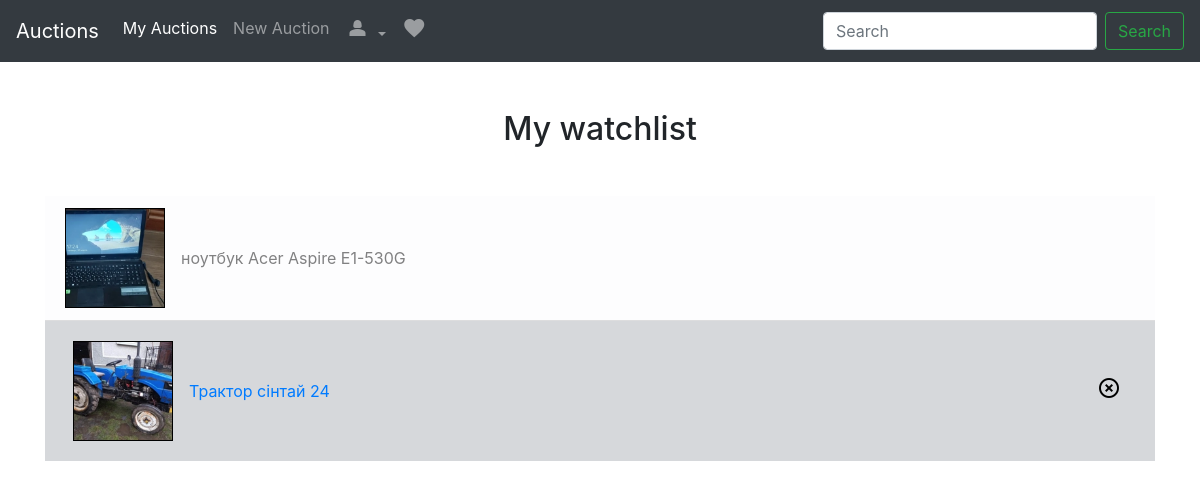
Screenshot of /watchlist (signed in) with the database file from the repository.
### auctions/models.py (models this page shows)
class Watchlist(models.Model):
    lot = models.ForeignKey(Lot, on_delete=models.CASCADE, related_name="watchlistlots")
    user = models.ForeignKey(User, on_delete=models.CASCADE, related_name="watchlistusers")
    class Meta:
        constraints = [
            models.UniqueConstraint(
                fields=["lot", "user"],
                name = "watch_item"
            )
        ]

class Lot(models.Model):
    name = models.CharField(max_length=64)
    description = models.CharField(max_length=1000)
    initial_rate = models.FloatField()
    category = models.ForeignKey(Category, on_delete=models.SET_DEFAULT, related_name="lotcategories", default=1)
    active = models.BooleanField(default=False)
    create_date = models.DateTimeField(auto_now_add=True)
    picture = models.ImageField(blank=True, upload_to=_content_file_name, default="no-image.jpg")
    author = models.ForeignKey(User, on_delete=models.CASCADE, related_name="lotusers")
    winner = models.IntegerField(default=0)

### auctions/views.py (the view)
# urls.py: path("watchlist", views.watchlist, name="watchlist"),
def watchlist(request):
    page = "auctions/login.html"
    if request.user.is_authenticated:
        watchlist = Watchlist.objects.select_related("lot").filter(user_id=request.user.id)
        page = "auctions/watchlist.html"
        return render(request, page, {
            "watchlist": watchlist,
            "base_url": settings.MEDIA_URL,
        })
    return HttpResponseRedirect("login")

### auctions/templates/auctions/watchlist.html (shortened to what this page needs)
{% extends "auctions/layout.html" %}
{% block body %}
  <div class="container">
        <div class="row">
            <div class="col my-5"><h2 class="text-center font-effect-neon">My watchlist</h2>
                <ul class="mt-5 list-group list-group-flush">
                    {% for item in watchlist %}
                        {% if item.lot.winner == user.id %}
                            <li class="list-group-item  list-group-item-success">
                                <a class="d-flex" href="{% url 'lot' item.lot_id %}">
                                    <div class="lot-pic-small mr-3"><img src="{{base_url}}{{item.lot.picture}}" alt="{{item.lot.name}}"></div>
                                    <div class="align-self-center">{{item.lot.name}}</div>
                                </a>
                            </li>
                        {% elif not item.lot.active and item.lot.winner != user.id %}
                            <li class="list-group-item list-group-item-light">
                                <div class="d-flex">
                                    <div class="lot-pic-small mr-3"><img src="{{base_url}}{{item.lot.picture}}" alt="{{item.lot.name}}"></div>
                                    <div class="align-self-center">{{item.lot.name}}</div>
                                </div>
                            </li>
                        {% else %}
                            <li class="list-group-item list-group-item-secondary">
                                <div class="d-flex">
                                    <a class="p-2 flex-grow-1 d-flex" href="{% url 'lot' item.lot_id %}">
                                        <div class="lot-pic-small mr-3"><img src="{{base_url}}{{item.lot.picture}}" alt="{{item.lot.name}}"></div>
                                        <div class="align-self-center">{{item.lot.name}}</div>
                                    </a>
                                    <div class="p-2 align-self-center">
                                        <form class="float-right" title="Remove from watchlist" method="post" action="{% url 'change-watchlist' item.lot_id %}">
                                            <button class="watchlist-btn" type="submit">
                                                <span class="material-icons">
                                                </span>
                                            </button>
                                        </form>
                                    </div>
                                </div>
                            </li>
                        {% endif %}
                    {% endfor %}
                </ul>
            </div>
        </div>
    </div>
{% endblock %}

### auctions/static/auctions/styles.css (style rules this page uses)
.watchlist-btn { background-color: inherit; outline: none; border: none; }
.comment-userinfo img, .lot-pic-small img, .icon-100x100 { border: 1px #000 solid; }
.comment-userinfo img, .lot-pic-small img, .user-icon { max-width: 100px; }

### rows the page displays
Watchlist: lot.picture (picture), lot.name "ноутбук Acer Aspire E1-530G"
Watchlist: lot.picture (picture), lot.name "Трактор сінтай 24"
